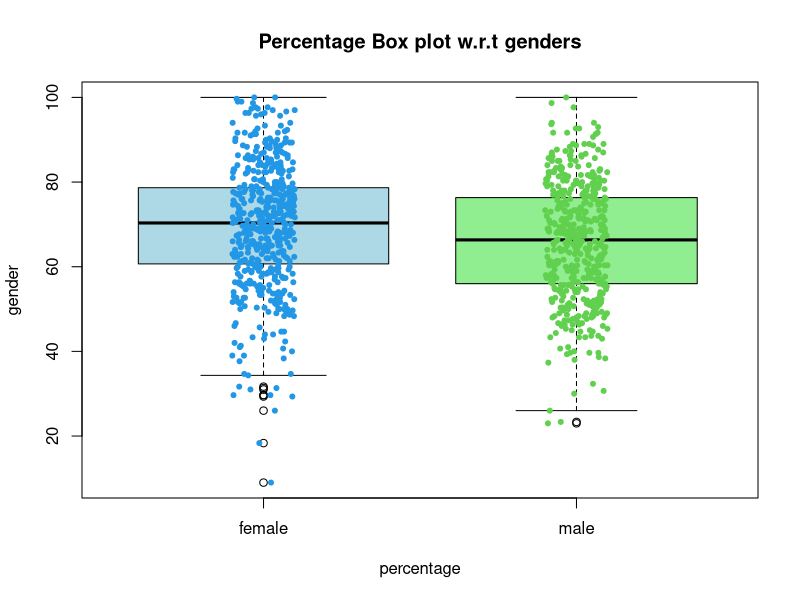

Generate this figure with R:
library(ggplot2)
library(tidyverse)

dataSet<- read.csv("StudentsPerformance.csv", header=TRUE, sep=",")


percentage <- ((dataSet$math+dataSet$reading+dataSet$writing)/3)
gender <- as.factor((dataSet$gender))




maleVSfemalePercentage <- data.frame(c(percentage), c(gender))
attach(maleVSfemalePercentage)
names(maleVSfemalePercentage)
class(maleVSfemalePercentage$c.gender)

boxplot(maleVSfemalePercentage$c.percentage. ~ maleVSfemalePercentage$c.gender.,xlab = "percentage",
        ylab = "gender", 
        main = "Percentage Box plot w.r.t genders",
        varwidth = TRUE, 
        col = c("lightblue","lightgreen"),
        names = c("female","male"))
stripchart(maleVSfemalePercentage$c.percentage. ~ maleVSfemalePercentage$c.gender.,
           method = "jitter",
           pch = 20,
           col = 4:2,
           vertical = TRUE,
           add = TRUE)



